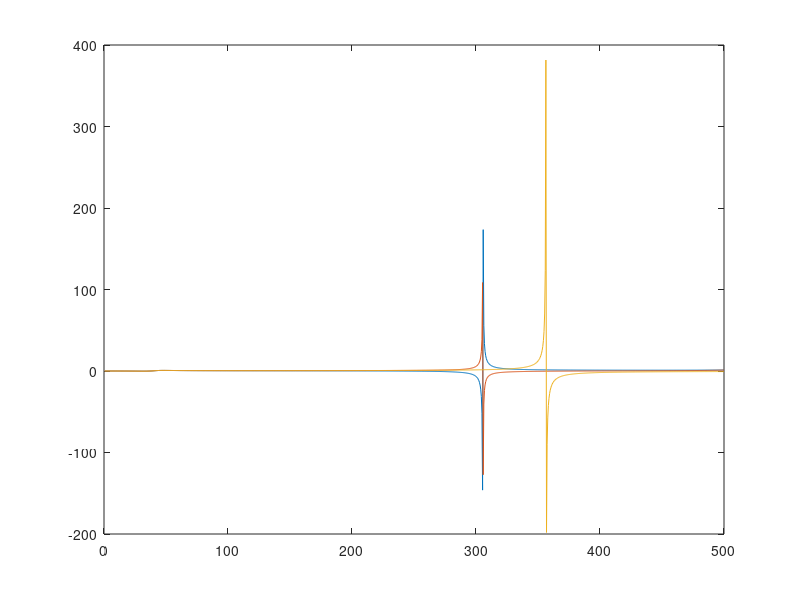

Here is the MATLAB script that generated this plot:
% f=logspace(0,6,10000);
f=linspace(0,500000,1000);
w=2*pi*f;

%% Parameter values
LATop  = 03.40e-9;
LABot  = 20.25e-9;
LAMid  = 01.30e-9;
LBTop  = 03.38e-9;
LBBot  = 20.38e-9;
LBMid  = 01.30e-9;
LCTop  = 03.41e-9;
LCBot  = 20.94e-9;
LCMid  = 01.30e-9;
LABTop = 18.30e-9;
LABBot = 10.20e-9;
LBCTop = 21.84e-9;
LBCBot = 11.14e-9;

ESLA = 19e-15;
ESLB = 19e-15;
ESLC = 19e-15;

Lin=1e-6;
Rin=0.1;

C1A = 5e-6;
C1B = 5e-6;
C1C = 5e-6;
%% New merged inducances - phA
L1_phA = LATop + LABot + ESLA;
L2_phA = LABTop+LABBot;
L3_phA= ESLB;
L4_phA = LBTop+LBBot;
L5_phA = Lin;
L6_phA=LBCTop + LBCBot + ESLC;
%% Calculated impedances - phA
Z1_phA = 1i*w*L6_phA + 1./(1i*w*C1C);
Z2_phA = 1i*w*L5_phA + Rin;
Z3_phA = Z1_phA.*Z2_phA./(Z1_phA+Z2_phA);
Z4_phA = Z3_phA + 1i*w*L4_phA;
Z5_phA = 1i*w*L3_phA + 1./(1i*w*C1B);
Z6_phA = Z4_phA.*Z5_phA./(Z4_phA+Z5_phA);
Z7_phA=Z6_phA+1i*w*L2_phA;
Z8_phA=1i*w*L1_phA + 1./(1i*w*C1A);
Zeqv_phA = Z7_phA.*Z8_phA./(Z7_phA+Z8_phA);
%% Capacitor A 
capA_phA= Z7_phA./(Z7_phA+Z8_phA);
%% New merged inducances - phB
L1_phB = LATop + LABot + LABTop + LABBot + ESLA;
L2_phB = ESLB;
L3_phB = LBTop + LBBot;
L4_phB = LBCTop + LBCBot + ESLC;
%% Calculated impedances - phB
Z1_phB = 1i*w*L1_phB + 1./(1i*w*C1A);
Z2_phB = 1i*w*L2_phB + 1./(1i*w*C1B);
Z3_phB = Z1_phB.*Z2_phB./(Z1_phB+Z2_phB);
Z4_phB = Z3_phB + 1i*w*(L3_phB);
Z6_phB= 1i*w*Lin + Rin;
Z7_phB=Z4_phB.*Z6_phB./(Z4_phB+Z6_phB);
Z5_phB = 1i*w*L4_phB + 1./(1i*w*C1C);
Zeqv_phB = Z4_phB.*Z5_phB./(Z4_phB+Z5_phB);
%% capacitor A
capA_phB=(Z5_phB./(Z7_phB+Z5_phB)).*(Z6_phB./(Z4_phB+Z6_phB)).*(Z2_phB./(Z1_phB+Z2_phB));
%% New merged inducances - phC
L1_phC = LATop + LABot + LABTop + LABBot + ESLA;
L2_phC = ESLB;
L3_phC = LBTop + LBBot ;
L6_phC=LBCTop + LBCBot;
L4_phC = ESLC;
L5_phC = LCTop + LCBot;
%% Calculated impedances - phC
Z1_phC = 1i*w*L1_phC + 1./(1i*w*C1A);
Z2_phC = 1i*w*L2_phC + 1./(1i*w*C1B);
Z3_phC = Z1_phC.*Z2_phC./(Z1_phC+Z2_phC);
Z4_phC = Z3_phC + 1i*w*(L3_phC);
Z5_phC= 1i*w*Lin+Rin;
Z6_phC=Z4_phC.*Z5_phC./(Z4_phC+Z5_phC);
Z7_phC =Z6_phC+L6_phC;
Z8_phC = 1i*w*L4_phC + 1./(1i*w*C1C);
Z9_phC = Z7_phC.*Z8_phC./(Z7_phC+Z8_phC);
Zeqv_phC = Z6_phC + 1i*w*L5_phC;
%% capacitor A
capA_phC=(Z8_phC./(Z7_phC+Z8_phC)).*(Z5_phC./(Z4_phC+Z5_phC)).*(Z2_phC./(Z1_phC+Z2_phC));
%%
% figure();
% semilogx(f/1000,capA_phA);
% hold on;
% semilogx(f/1000,capA_phB);
% hold on;
% semilogx(f/1000,capA_phC);

%%

figure();
plot(f/1000,capA_phA);
hold on;
plot(f/1000,capA_phB);
hold on;
plot(f/1000,capA_phC);



